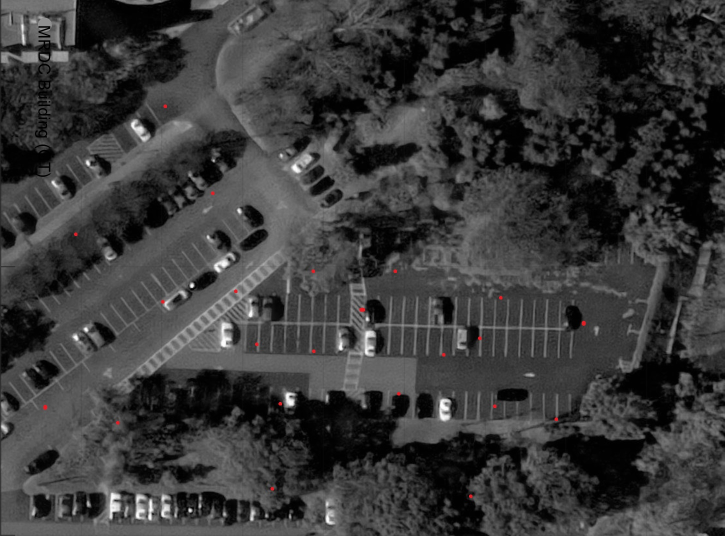
%> input picture track-map/testMap3.jpg, 1449 x 1072 px (shown at 1/2 size)
$ octave TrackMapperNew.m   (GNU Octave 9; MATLAB toolbox functions it lacks are replaced by stand-ins)
%> lines starting %> are read from the running program, lines starting %| are printed output that depends on the picture; in (x1, y1, x2, y2) boxes, pixels count from 0 and x2, y2 are one past the last pixel; in counts of white or black regions, pixels touching at a corner belong together; the program's own positions count from 1
clc;
clear all;
close all;

%% Load the image and find its red point indices, identify basic characteristics
outputFileName = 'ConePositions.xlsx';
im = imread('testMap3.jpg');
%> im is the input picture: size 1072x1449x3 uint8; mean R, G, B 57.8, 57.6, 57.6
imshow(im)
redPoints = (im(:,:,1)>=130 & im(:,:,2)<=60 & im(:,:,3)<=100) | ...
    (im(:, :, 1) == 255 & im(:, :, 2) == 250 & im(:, :, 3) == 250) | ...
    (im(:, :, 1) == 244 & im(:, :, 2) == 194 & im(:, :, 3) == 194) | ...
    (im(:, :, 1) == 255 & im(:, :, 2) == 105 & im(:, :, 3) == 97) | ...
    (im(:, :, 1) == 255 & im(:, :, 2) == 92 & im(:, :, 3) == 92) | ...
    (im(:, :, 1) == 205 & im(:, :, 2) == 92 & im(:, :, 3) == 92) | ...
    (im(:, :, 1) == 227 & im(:, :, 2) == 66 & im(:, :, 3) == 52) | ...
    (im(:, :, 1) == 128 & im(:, :, 2) == 0 & im(:, :, 3) == 0) | ...
    (im(:, :, 1) == 112 & im(:, :, 2) == 28 & im(:, :, 3) == 28) | ...
    (im(:, :, 1) == 60 & im(:, :, 2) == 20 & im(:, :, 3) == 20) | ...
    (im(:, :, 1) == 50 & im(:, :, 2) == 20 & im(:, :, 3) == 20); %rgbs for red
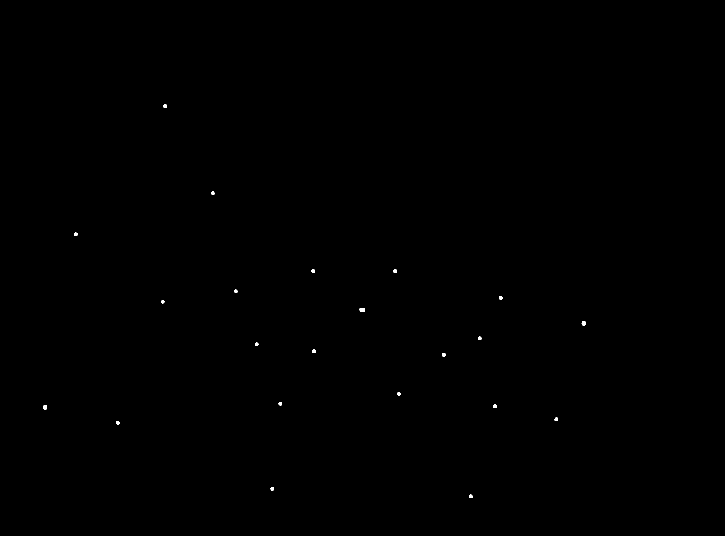
%> redPoints: size 1072x1449 logical (shown at 1/2 size); 0.07% white; 22 white regions, largest, box (x1, y1, x2, y2) and area: (719, 616, 730, 624) 77, (1163, 642, 1172, 652) 68, (86, 810, 94, 820) 67
%http://www.workwithcolor.com/red-color-hue-range-01.htm
redCoords = find(redPoints == 1);
%> redCoords = 1021 values from 93005 to 1255961
imRows = size(redPoints, 1);
%> imRows = 1072
imCols = size(redPoints, 2);
%> imCols = 1449

%find the red x-coordinates, this gets weird, as I found it easy to handle
%if I flipped the x- and y- coordinates, and then reversed the flip later
redX = floor(redCoords / imRows);
%> redX = 1021 values from 86 to 1171
redY = rem(redCoords, imRows);
%> redY = 1021 values, max 996 at index 747, min 210 at index 194, mean 675.6

%uncomment the below code for troubleshooting, it prints a verifiable map of
%all the red points
% figure;
% hold on;
% redY2 = -1 .* redY;
% for i = 1: length(redX)
%     scatter(redX(i), redY2(i))
% end

%I found it easier to set up the whole sorting and point finding if I
%enabled for the red points to be mapped as they would in a matrix, as
%opposed to an image
nRedSpotsPerCluster = [];
redMat = zeros(imRows, imCols);
for i = 1: length(redY)
    redMat(redY(i), redX(i)) = 1;
end
%> redMat: size 1072x1449 double; values 0 (black) and 1 (white), 0.07% white; 22 white regions, largest, box (x1, y1, x2, y2) and area: (718, 616, 729, 624) 77, (1162, 642, 1171, 652) 68, (85, 810, 93, 820) 67

%% Setting up the loop

%The objective of the following code is to find the clusters of red and
%store it in a matrix, this will enable for it to be possible to find the
%centers of groups of red points.
%The default red circle finder in MATLAB was tested earlier, and doesn't
%work, as the points are too small.
i = imRows;
%> i = 1072
numSpots = 1;
pointClusters = [];

%The below matrix will eventually fill every red point with an integer
%value, indicating the cluster the point belongs to
checkVals = zeros(imRows, imCols);

%The following code basically starts at the top left of an image, and then
%finds clusters by checking every point to the left and top of it
while i > 0
    for j = 1: imCols
        %check if a point is red
        if (redMat(i, j) == 1)
            %check if it's the first row
            if (i == imRows)
                %check if it's the first column
                if (j == 1)
                    [checkVals, nRedSpotsPerCluster, pointClusters, numSpots] = ...
                        addCluster(checkVals, nRedSpotsPerCluster, pointClusters, numSpots, i, j);
                elseif (redMat(i, j - 1) == 1)
                    [temp, checkVals, nRedSpotsPerCluster, pointClusters] = ...
                        addToCluster(checkVals, nRedSpotsPerCluster, pointClusters, i, j, 'left1');
                else
                    [checkVals, nRedSpotsPerCluster, pointClusters, numSpots] = ...
                        addCluster(checkVals, nRedSpotsPerCluster, pointClusters, numSpots, i, j);
                end
            else
                if (j == 1)
                    if (redMat(i + 1, j) == 1)
                        [temp, checkVals, nRedSpotsPerCluster, pointClusters] = ...
                            addToCluster(checkVals, nRedSpotsPerCluster, pointClusters, i, j, 'top1');
                    elseif (redMat(i + 1, j + 1) == 1)
                        [temp, checkVals, nRedSpotsPerCluster, pointClusters] = ...
                            addToCluster(checkVals, nRedSpotsPerCluster, pointClusters, i, j, 'right1top1');
                    elseif (i + 1 < imRows && redMat(i + 2, j) == 1)
                        [temp, checkVals, nRedSpotsPerCluster, pointClusters] = ...
                            addToCluster(checkVals, nRedSpotsPerCluster, pointClusters, i, j, 'top2');
                    elseif (i + 1 < imRows && redMat(i + 2, j + 1) == 1)
                        [temp, checkVals, nRedSpotsPerCluster, pointClusters] = ...
                            addToCluster(checkVals, nRedSpotsPerCluster, pointClusters, i, j, 'right1top2');
                    elseif (i + 1 < imRows && redMat(i + 2, j + 2) == 1)
                        [temp, checkVals, nRedSpotsPerCluster, pointClusters] = ...
                            addToCluster(checkVals, nRedSpotsPerCluster, pointClusters, i, j, 'right2top2');
                    elseif (redMat(i + 1, j + 2) == 1)
                        [temp, checkVals, nRedSpotsPerCluster, pointClusters] = ...
                            addToCluster(checkVals, nRedSpotsPerCluster, pointClusters, i, j, ' ');
                    else
                        [checkVals, nRedSpotsPerCluster, pointClusters, numSpots] = ...
                            addCluster(checkVals, nRedSpotsPerCluster, pointClusters, numSpots, i, j);
                    end
                else
                    if (redMat(i, j - 1) == 1)
                        [temp, checkVals, nRedSpotsPerCluster, pointClusters] = ...
                            addToCluster(checkVals, nRedSpotsPerCluster, pointClusters, i, j, 'left1');
                    elseif (j - 1 > 1 && redMat(i, j - 2) == 1)
                        [temp, checkVals, nRedSpotsPerCluster, pointClusters] = ...
                            addToCluster(checkVals, nRedSpotsPerCluster, pointClusters, i, j, 'left2');
                    elseif (redMat(i + 1, j - 1) == 1)
                        [temp, checkVals, nRedSpotsPerCluster, pointClusters] = ...
                            addToCluster(checkVals, nRedSpotsPerCluster, pointClusters, i, j, 'left1top1');
                    elseif (j - 1 > 1 && redMat(i + 1, j - 2) == 1)
                        [temp, checkVals, nRedSpotsPerCluster, pointClusters] = ...
                            addToCluster(checkVals, nRedSpotsPerCluster, pointClusters, i, j, 'left2top1');
                    elseif (j - 1 > 1 && i + 1 < imRows && redMat(i + 2, j - 2) == 1)
                        [temp, checkVals, nRedSpotsPerCluster, pointClusters] = ...
                            addToCluster(checkVals, nRedSpotsPerCluster, pointClusters, i, j, 'left2top2');
                    elseif (i + 1 < imRows && redMat(i + 2, j - 1) == 1)
                        [temp, checkVals, nRedSpotsPerCluster, pointClusters] = ...
                            addToCluster(checkVals, nRedSpotsPerCluster, pointClusters, i, j, 'left1top2');
                    elseif (redMat(i + 1, j) == 1)
                        [temp, checkVals, nRedSpotsPerCluster, pointClusters] = ...
                            addToCluster(checkVals, nRedSpotsPerCluster, pointClusters, i, j, 'top1');
                    elseif (i + 1 < imRows && redMat(i + 2, j) == 1)
                        [temp, checkVals, nRedSpotsPerCluster, pointClusters] = ...
                            addToCluster(checkVals, nRedSpotsPerCluster, pointClusters, i, j, 'top2');
                    elseif (j < imCols && redMat(i + 1, j + 1) == 1)
                        [temp, checkVals, nRedSpotsPerCluster, pointClusters] = ...
                            addToCluster(checkVals, nRedSpotsPerCluster, pointClusters, i, j, 'right1top1');
                    elseif (j < imCols && i + 1 < imRows && redMat(i + 2, j + 1) == 1)
                        [temp, checkVals, nRedSpotsPerCluster, pointClusters] = ...
                            addToCluster(checkVals, nRedSpotsPerCluster, pointClusters, i, j, 'right1top2');
                    elseif (j + 1 < imCols && redMat(i + 2, j + 2) == 1)
                        [temp, checkVals, nRedSpotsPerCluster, pointClusters] = ...
                            addToCluster(checkVals, nRedSpotsPerCluster, pointClusters, i, j, 'right2top2');
                    elseif (j + 1 < imCols && redMat(i + 1, j + 2) == 1)
                        [temp, checkVals, nRedSpotsPerCluster, pointClusters] = ...
                            addToCluster(checkVals, nRedSpotsPerCluster, pointClusters, i, j, ' ');
                    else
                        [checkVals, nRedSpotsPerCluster, pointClusters, numSpots] = ...
                            addCluster(checkVals, nRedSpotsPerCluster, pointClusters, numSpots, i, j);
                    end
                end
            end
        end
    end
    i = i - 1;
end
%> after the loop, i = 0; nRedSpotsPerCluster = 23 values, max 74 at index 15, min 3 at index 14, mean 44.39; numSpots = 24; temp = 23

%% Post-Processing
%Converts the points into a way that is correctly displayed. This will be
%how we will handle the points to find centers and latitude/longitude coordinates
pointClusters2 = pointClusters;
pointClusters2(:, 1, :) = -1 .* pointClusters2(:, 1, :);
pointClSize = size(pointClusters);
%> pointClSize = [74 2 23]

%Another progress-checking graph, feel free to comment out/leave in as
%needed

j = 1;
% [13 lines of commented-out code are left out]

%% Finding the center point
%find the distance matrix of the red clusters
centers = {};
for i = 1: pointClSize(3)
    numNonZero = sum(pointClusters2(:, :, i) ~= 0);
    centers{i} = calcCenterPoint(pointClusters2(1: numNonZero, :, i), numNonZero);
end
%> this loop made 23 passes
%> (numNonZero, minY in calcCenterPoint, maxY in calcCenterPoint, minX in calcCenterPoint, maxX in calcCenterPoint, centerPoint in calcCenterPoint) on passes 1 to 12: ([42 42], -996, -990, 938, 944, [-993 941]), ([43 43], -981, -975, 541, 547, [-978 544]), ([44 44], -849, -843, 232, 239, [-846 235.5]), ([44 44], -842, -835, 1109, 1115, [-838.5 1112]), ([67 67], -820, -811, 86, 93, [-815.5 89.5]), ([45 45], -816, -810, 986, 992, [-813 989]), ([40 40], -811, -805, 557, 563, [-808 560]), ([40 40], -791, -785, 794, 800, [-788 797]), ([44 44], -713, -707, 884, 890, [-710 887]), ([45 45], -706, -700, 624, 630, [-703 627]), ([41 41], -692, -686, 510, 516, [-689 513]), ([41 41], -680, -673, 956, 962, [-676.5 959])
%> after the loop, centers = 23 items

%figure;
imshow(im);
hold on;
for i = 1: pointClSize(3)
    point = centers{i};
    scatter(point(2), point(1) * (-1), 'filled');
end
%> this loop made 23 passes
%> point on passes 1 to 12: [-993 941], [-978 544], [-846 235.5], [-838.5 1112], [-815.5 89.5], [-813 989], [-808 560], [-788 797], [-710 887], [-703 627], [-689 513], [-676.5 959]
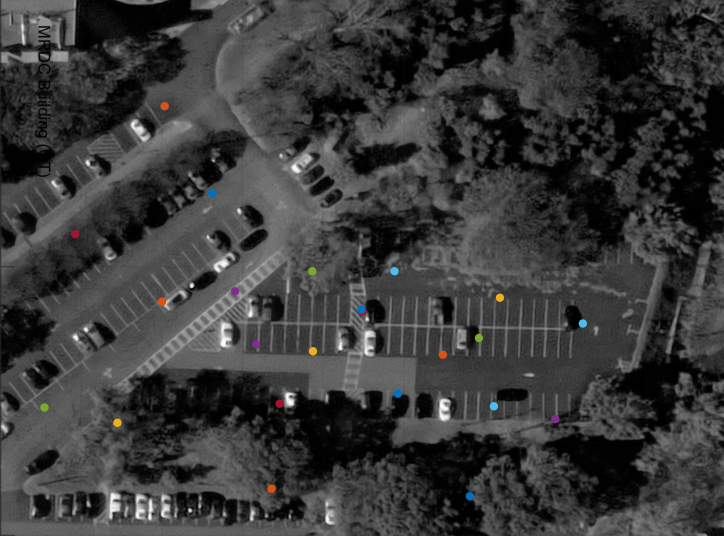
%> figure redrawn from the program's plot data; shown at 1/2 size

%% Use these for latitude/longitude calculations
botLat = 33.777083;
topLat = 33.778333;
leftLong = -84.400556;
rightLong = -84.39944;

diffLat = topLat - botLat;
diffLong = rightLong - leftLong;
centerLats = {};
centerLongs = {};
for i = 1: length(centers)
    centerLats{i} = centers{i}(2) / imCols * diffLat + botLat;
    centerLongs{i} = abs(centers{i}(1)) / imRows * diffLong + leftLong;
end
%> this loop made 23 passes
%> after the loop, centerLats = 23 items; centerLongs = 23 items
combinedMat = [cell2mat(centerLats'), cell2mat(centerLongs')];
%> combinedMat = 23 rows, first 12: [33.78 -84.4; 33.78 -84.4; 33.78 -84.4; 33.78 -84.4; 33.78 -84.4; 33.78 -84.4; 33.78 -84.4; 33.78 -84.4; 33.78 -84.4; 33.78 -84.4; 33.78 -84.4; 33.78 -84.4]

%% Group the data into how many the user wants and output
numGroups = input("Please enter how many groups of data you want: ");
%> the answer given: 3
numPerGroup = floor(length(centerLats) / numGroups);
%> numPerGroup = 7
numRem = rem(length(centerLats), numGroups);
%> numRem = 2
groupedPoints = sortrows(combinedMat, 1);
%> groupedPoints has the same summary as combinedMat
groupedVals = {};
pointCounter = 1;
for i = 1: numGroups
    if (i <= numRem)
        tempMat = [];
        for j = 1: numPerGroup + 1
            tempMat(j, :) = groupedPoints(pointCounter, :);
            pointCounter = pointCounter + 1;
        end
        groupedVals{i} = tempMat;
    else
        tempMat = [];
        for j = 1: numPerGroup
            tempMat(j, :) = groupedPoints(pointCounter, :);
            pointCounter = pointCounter + 1;
        end
        groupedVals{i} = tempMat;
    end
end
%> after the loop, groupedVals = 3 items; pointCounter = 24; tempMat = [33.78 -84.4; 33.78 -84.4; 33.78 -84.4; 33.78 -84.4; 33.78 -84.4; 33.78 -84.4; 33.78 -84.4]
delete(outputFileName);
%writecell(groupedVals, outputFileName, 'Sheet', 1);
for i = 1: numGroups
    coords1 = cell2mat(groupedVals(i));
    writematrix(coords1, outputFileName, 'Sheet', i);
end

%% Supplementary functions
%add to cluster in above point
% [34 lines left out: functions getTempVal, addToCluster, not called in this run]


%create new cluster
% [7 lines left out: function addCluster, not called in this run]

%find centerpoint function
function [centerPoint] = calcCenterPoint(pointMatrix, numRows)
    if (numRows <= 2)
        centerPoint = pointMatrix(1, :);
    else
        minY = min(pointMatrix(:, 1));
        maxY = max(pointMatrix(:, 1));
        minX = min(pointMatrix(:, 2));
        maxX = max(pointMatrix(:, 2));
        centerPoint = [(maxY + minY) / 2, (maxX + minX) / 2];
    end
end
